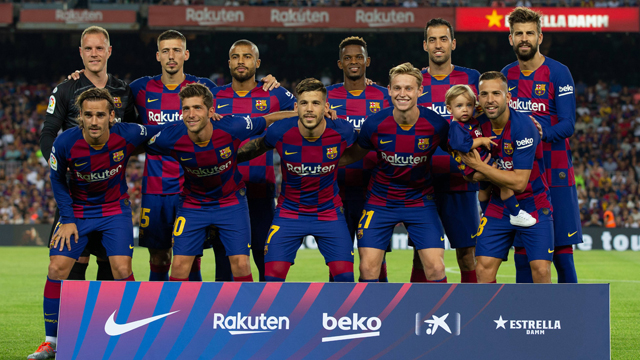
#> input picture OpenCV Primer/images/barca.jpg, 640 x 360 px
$ python face_detector.py
#> lines starting #> are read from the running program, lines starting #| are printed output that depends on the picture; after the words box and inside, x2 and y2 are one past the last pixel; in counts of white or black regions, pixels touching at a corner belong together
import cv2
import numpy as np

harrcascade_face_path = cv2.data.haarcascades + "harrcascade_frontalface_default.xml"
print(harrcascade_face_path)
face_cascade = cv2.CascadeClassifier()

face_cascade.load('haarcascade_frontalface_default.xml')

print(face_cascade)
print(face_cascade.empty())

image_path = "./images/barca.jpg"

image = cv2.imread(image_path)
#> image is the input picture: shape (360, 640, 3); mean B, G, R 74, 63.4, 71

gray_img =cv2.cvtColor(image, cv2.COLOR_BGR2GRAY)
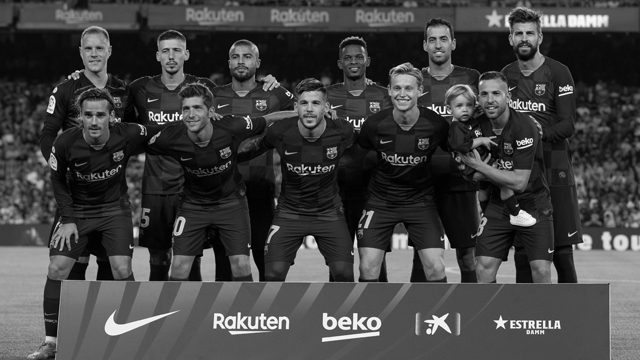
#> gray_img: shape (360, 640); min 0, max 255, mean 66.9

cv2.imshow("Before Face Detection", image)
cv2.waitKey(0)
cv2.destroyAllWindows()

# Smaller scale factor fives higher accuracy.
faces = face_cascade.detectMultiScale(gray_img, scaleFactor=1.05, minNeighbors=5)
#> faces = [[509, 22, 32, 32], [77, 35, 35, 35], [153, 36, 38, 38], [224, 43, 34, 34], [339, 46, 30, 30], [451, 95, 27, 27], [176, 96, 33, 33], [421, 26, 35, 35], [385, 75, 35, 35], [473, 80, 35, 35], [293, 90, 34, 34], [74, 99, 41, 41]]

# print(faces)

for x, y, width, height in faces:
    print("---Face detected---")
    print("X coordinate: ", x)
    print("Y coordinate: ", y)
    print("Width of face: ", width)
    print("Length of face: ", height)
    image = cv2.rectangle(image, pt1=(x, y), pt2=(x + width, y + height), color=(0, 255, 0), thickness=1)
#> this loop made 12 passes
#> (printed output is left out)
#> pass 1, `image = cv2.rectangle(image, pt1=(x, y), pt2=(x + width, y + height), ..`:
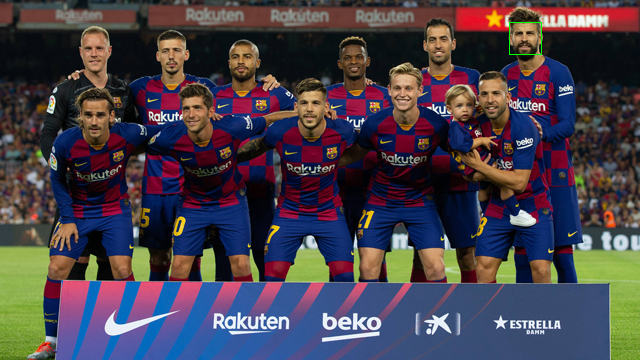
#> image: shape (360, 640, 3); 0.06% of pixels changed, all inside (x1, y1, x2, y2) = (509, 22, 542, 55)
#> pass 2, `image = cv2.rectangle(image, pt1=(x, y), pt2=(x + width, y + height), ..`:
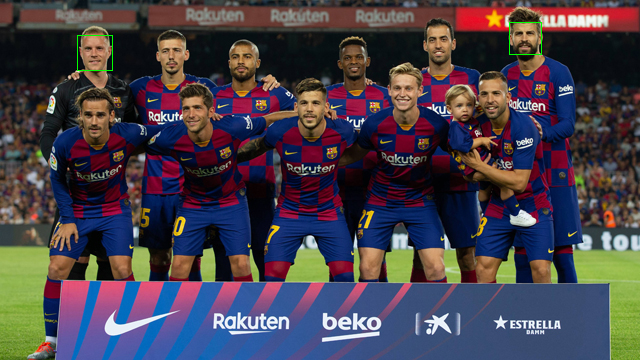
#> image: shape (360, 640, 3); 0.06% of pixels changed, all inside (x1, y1, x2, y2) = (77, 35, 113, 71)
#> pass 3, `image = cv2.rectangle(image, pt1=(x, y), pt2=(x + width, y + height), ..`:
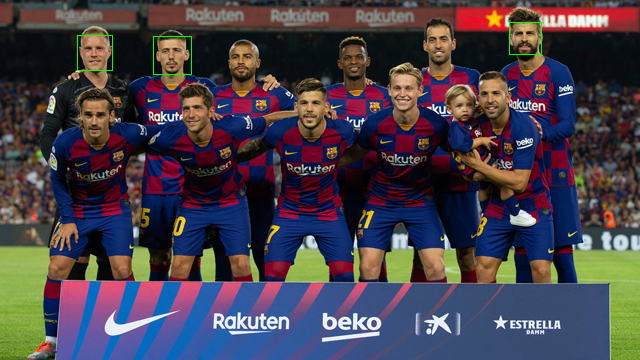
#> image: shape (360, 640, 3); 0.07% of pixels changed, all inside (x1, y1, x2, y2) = (153, 36, 192, 75)
#> after the loop:
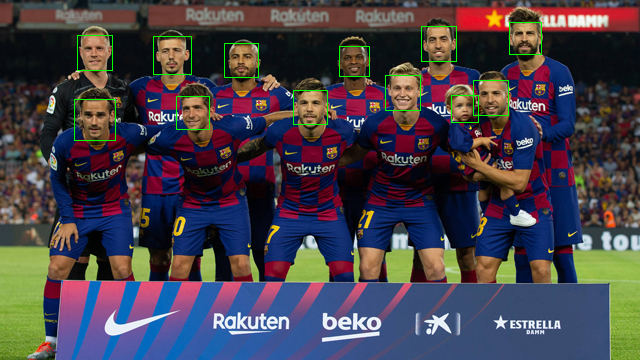
#> image: shape (360, 640, 3); 0.53% of pixels changed, all inside (x1, y1, x2, y2) = (74, 26, 509, 141)

cv2.imshow("After Face Detection", image)
cv2.waitKey(0)

print("Detected ", len(faces), " faces.")
#| Detected  12  faces.
